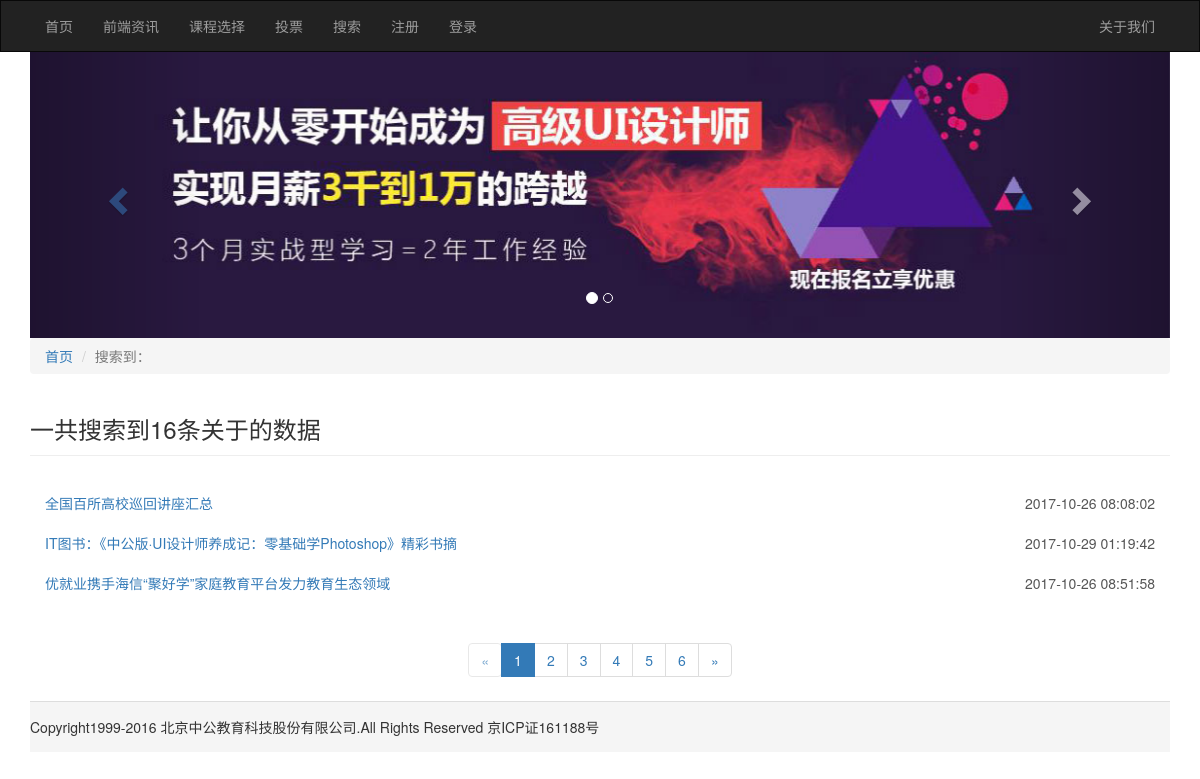
Page /php/search_list.php on the committed database.
### tables this page shows
CREATE TABLE IF NOT EXISTS `u_article` (
  `u_id` int(7) unsigned NOT NULL AUTO_INCREMENT,
  `u_title` varchar(100) NOT NULL,
  `u_column` varchar(90) NOT NULL,
  `u_description` text NOT NULL,
  `u_keywords` varchar(100) NOT NULL,
  `u_contents` text NOT NULL,
  `u_thumb` varchar(200) NOT NULL,
  `u_add_date` varchar(30) NOT NULL,
  `u_author` varchar(20) NOT NULL,
  PRIMARY KEY (`u_id`)
);

### php/search_list.php (the view, shortened to what this page needs)
<?php
include 'header.php';
$conn = new mysqli('localhost','root','root','myitem');
$pageSize = 3;
if(empty($_GET['page'])){
	$pages =1;
	$pageStart = ($pages-1)*$pageSize;
}else{
	$pages = $_GET['page'];
	$pageStart = ($pages-1)*$pageSize;
}
	$sqlToal = "SELECT * FROM u_article WHERE u_contents LIKE '%$q%'";
	$sql = "SELECT * FROM u_article WHERE u_contents LIKE '%$q%' LIMIT $pageStart,$pageSize";
$resultToal = $conn->query($sqlToal);
$resultNum = $resultToal->num_rows;
$result = $conn->query($sql);
$pageNum = ceil($resultNum/$pageSize);
?>
<div class="container ">
    <div class="banner">
        <div id="carousel-example-generic" class="carousel slide" data-ride="carousel">
            <ol class="carousel-indicators">
                <li data-target="#carousel-example-generic" data-slide-to="0" class="active"></li>
                <li data-target="#carousel-example-generic" data-slide-to="1"></li>
            </ol>
            <div class="carousel-inner" role="listbox">
                <div class="item active">
                    <img src="../images/class-img1.jpg" alt="...">
                </div>
            </div>
            <a class="left carousel-control" href="#carousel-example-generic" role="button" data-slide="prev">
                <span class="glyphicon glyphicon-chevron-left"></span>
            </a>
            <a class="right carousel-control" href="#carousel-example-generic" role="button" data-slide="next">
                <span class="glyphicon glyphicon-chevron-right"></span>
            </a>
        </div>
    </div>
    <ul class="breadcrumb">
        <li ><a href="#">首页</a></li>
        <li class="active">搜索到：<?php echo $q;?></li>
    </ul>
    <div class="content">
        <h3>一共搜索到<?php echo $resultNum;?>条关于<?php echo $q;?>的数据</h3>
    </div>
    <div class="list-group ">
     <?php
		if($result->num_rows>0){
			while($rows = $result->fetch_assoc()){
		?>
        <div class="row">
            <div class="col-sm-12">
                <p>
                    <a href="content.php?id=<?php echo $rows['u_id']; ?>" class="list-group-item  left"><?php echo $rows['u_title']; ?></a>
                    <a href="#" class="list-group-item  right"><?php echo date('Y-m-d H:i:s',$rows['u_add_date']); ?></a>
                </p>
            </div>
        </div>
        <?php
					}
       }else{
       		echo '没有搜索到数据';
       }
		?>
    </div>
</div>
<div class="container foot">
    <ul class="pagination page-list">
        <li><a href=" search_list.php?q=<?php echo $q;?>&page=<?php echo $pages-1;?>" class="<?php if($pages == 1){echo 'btn disabled';}?>"><span>&laquo;</span></a></li>
        <?php
		for($i=1;$i<=$pageNum;$i++){
		?>
        <li class="<?php if($pages == $i){echo 'active';} ?>"><a href=" search_list.php?q=<?php echo  $q;?>&page=<?php echo $i;?>" ><?php echo $i; ?></a></li>
        <?php
		}
		?>
        <li><a href=" search_list.php?q=<?php echo $q;?>&page=<?php echo $pages+1;?> " class="<?php if($pages == $pageNum){echo 'btn disabled';}?>"><span>&raquo;</span></a></li>
    </ul>
    <div class="footer">
        Copyright1999-2016 北京中公教育科技股份有限公司.All Rights Reserved 京ICP证161188号
    </div>
</div>
</body>
</html>

### php/search_list.php (style rules this page uses)
* { margin: 0;padding: 0;list-style: none; }
.content { margin-top: 42px; }
.content h3 { border-bottom: 1px solid #eee;padding-bottom: 12px;margin-bottom: 27px; }
.left { border: none;float: left; }
.right { border: none;float: right; }
a.left { color: #337ab7; }
.foot { text-align: center; }
.footer { background: #f5f5f5;border-top: 1px solid #ddd;padding:15px 0;text-align: left }

### rows in the picture
u_article: u_title "全国百所高校巡回讲座汇总", u_add_date "2017-10-26 08:08:02"
u_article: u_title "IT图书：《中公版·UI设计师养成记：零基础学Photoshop》精彩书摘", u_add_date "2017-10-29 01:19:42"
u_article: u_title "优就业携手海信“聚好学”家庭教育平台发力教育生态领域", u_add_date "2017-10-26 08:51:58"

### other values in the picture
$resultNum "16"
